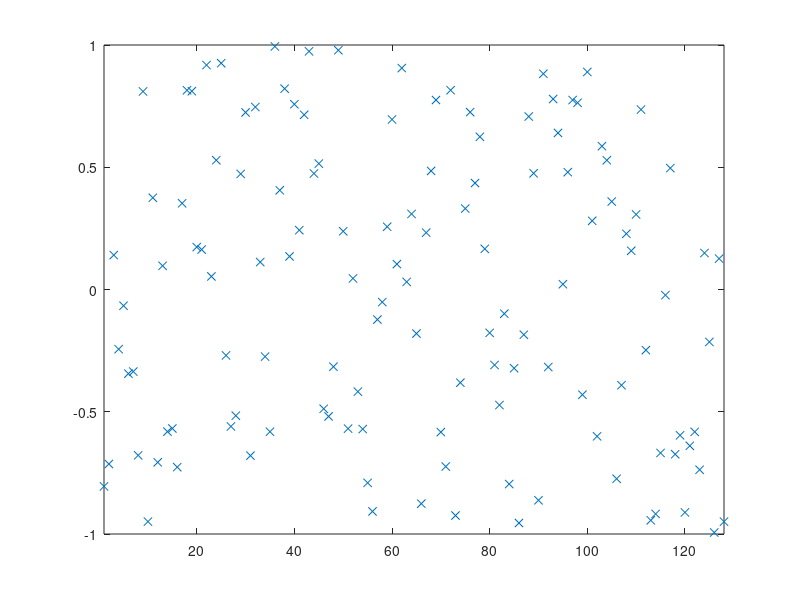

Write the MATLAB code that produced this figure. (Note: this script raises an error after producing the figure.)
% script <a href="matlab:RR_OddEvenRR_MergeSortTest">RR_OddEvenRR_MergeSortTest</a>
% Test <a href="matlab:help RR_OddEvenRR_MergeSort">RR_OddEvenRR_MergeSort</a> on a random set of data.
% Renaissance Codebase, https://github.com/tbewley/RC/NRchap07
% Copyright 2023 by Thomas Bewley, published under BSD 3-Clause License. 

n=2^7; D=2*rand(n,1)-1; close all, plot(D(:,1),'x'), axis([1 n -1 1]), pause(0.5)
[D,index]=RR_OddEvenRR_MergeSort(D,1,n); plot(D(:,1),'x'), axis([1 n -1 1])

% end script RR_OddEvenRR_MergeSortTest
